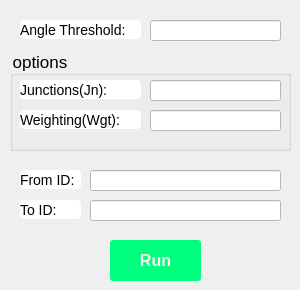
     <widget class="QWidget" name="tab_6">
      <attribute name="title">
       <string>DR</string>
      </attribute>
      <widget class="QPushButton" name="Button_start_scan_10">
       <property name="geometry">
        <rect>
         <x>110</x>
         <y>240</y>
         <width>91</width>
         <height>41</height>
        </rect>
       </property>
       <property name="styleSheet">
        <string notr="true">QPushButton{
	text-decoration:none;
	background:#00FF7F;
	color:#f2f2f2;
	
	padding:10px 30px 10px 30px;
	font-size:16px;
	font-family:微软雅黑,宋体,Arial,Helvetica,Verdana,sans-serif;
	font-weight:bold;
	border-radius:3px;
}</string>
       </property>
       <property name="text">
        <string>Run</string>
       </property>
      </widget>
      <widget class="QLineEdit" name="lineEdit_52">
       <property name="geometry">
        <rect>
         <x>150</x>
         <y>20</y>
         <width>131</width>
         <height>21</height>
        </rect>
       </property>
       <property name="styleSheet">
        <string notr="true">QLineEdit{
	text-decoration:none;
	background:#FFFFFF;
	color:#000000;
		
	font-size:14px;
	font-family:微软雅黑,宋体,Arial,Helvetica,Verdana,sans-serif;
	
}</string>
       </property>
      </widget>
      <widget class="QLabel" name="label_48">
       <property name="geometry">
        <rect>
         <x>20</x>
         <y>20</y>
         <width>121</width>
         <height>19</height>
        </rect>
       </property>
       <property name="styleSheet">
        <string notr="true">QLabel{
	text-decoration:none;
	background:#FFFFFF;
	color:#000000;
		
	font-size:14px;
	font-family:微软雅黑,宋体,Arial,Helvetica,Verdana,sans-serif;
	border-radius:4px;
}</string>
       </property>
       <property name="text">
        <string>Angle Threshold:</string>
       </property>
      </widget>
      <widget class="QGroupBox" name="groupBox_19">
       <property name="geometry">
        <rect>
         <x>10</x>
         <y>50</y>
         <width>281</width>
         <height>101</height>
        </rect>
       </property>
       <property name="styleSheet">
        <string notr="true">QGroupBox{
	
	
	
		
	font-size:17px;
	font-family:微软雅黑,宋体,Arial,Helvetica,Verdana,sans-serif;
	
}</string>
       </property>
       <property name="title">
        <string>options</string>
       </property>
       <widget class="QLineEdit" name="lineEdit_53">
        <property name="geometry">
         <rect>
          <x>140</x>
          <y>30</y>
          <width>131</width>
          <height>21</height>
         </rect>
        </property>
        <property name="styleSheet">
         <string notr="true">QLineEdit{
	text-decoration:none;
	background:#FFFFFF;
	color:#000000;
		
	font-size:14px;
	font-family:微软雅黑,宋体,Arial,Helvetica,Verdana,sans-serif;
	
}</string>
        </property>
       </widget>
       <widget class="QLabel" name="label_47">
        <property name="geometry">
         <rect>
          <x>10</x>
          <y>30</y>
          <width>121</width>
          <height>19</height>
         </rect>
        </property>
        <property name="styleSheet">
         <string notr="true">QLabel{
	text-decoration:none;
	background:#FFFFFF;
	color:#000000;
		
	font-size:14px;
	font-family:微软雅黑,宋体,Arial,Helvetica,Verdana,sans-serif;
	border-radius:4px;
}</string>
        </property>
        <property name="text">
         <string>Junctions(Jn):</string>
        </property>
       </widget>
       <widget class="QLineEdit" name="lineEdit_54">
        <property name="geometry">
         <rect>
          <x>140</x>
          <y>60</y>
          <width>131</width>
          <height>21</height>
         </rect>
        </property>
        <property name="styleSheet">
         <string notr="true">QLineEdit{
	text-decoration:none;
	background:#FFFFFF;
	color:#000000;
		
	font-size:14px;
	font-family:微软雅黑,宋体,Arial,Helvetica,Verdana,sans-serif;
	
}</string>
        </property>
       </widget>
       <widget class="QLabel" name="label_49">
        <property name="geometry">
         <rect>
          <x>10</x>
          <y>60</y>
          <width>121</width>
          <height>19</height>
         </rect>
        </property>
        <property name="styleSheet">
         <string notr="true">QLabel{
	text-decoration:none;
	background:#FFFFFF;
	color:#000000;
		
	font-size:14px;
	font-family:微软雅黑,宋体,Arial,Helvetica,Verdana,sans-serif;
	border-radius:4px;
}</string>
        </property>
        <property name="text">
         <string>Weighting(Wgt):</string>
        </property>
       </widget>
      </widget>
      <widget class="QLabel" name="label_50">
       <property name="geometry">
        <rect>
         <x>20</x>
         <y>170</y>
         <width>61</width>
         <height>19</height>
        </rect>
       </property>
       <property name="styleSheet">
        <string notr="true">QLabel{
	text-decoration:none;
	background:#FFFFFF;
	color:#000000;
		
	font-size:14px;
	font-family:微软雅黑,宋体,Arial,Helvetica,Verdana,sans-serif;
	border-radius:4px;
}</string>
       </property>
       <property name="text">
        <string>From ID:</string>
       </property>
      </widget>
      <widget class="QLineEdit" name="lineEdit_55">
       <property name="geometry">
        <rect>
         <x>90</x>
         <y>170</y>
         <width>191</width>
         <height>21</height>
        </rect>
       </property>
       <property name="styleSheet">
        <string notr="true">QLineEdit{
	text-decoration:none;
	background:#FFFFFF;
	color:#000000;
		
	font-size:14px;
	font-family:微软雅黑,宋体,Arial,Helvetica,Verdana,sans-serif;
	
}</string>
       </property>
      </widget>
      <widget class="QLineEdit" name="lineEdit_57">
       <property name="geometry">
        <rect>
         <x>90</x>
         <y>200</y>
         <width>191</width>
         <height>21</height>
        </rect>
       </property>
       <property name="styleSheet">
        <string notr="true">QLineEdit{
	text-decoration:none;
	background:#FFFFFF;
	color:#000000;
		
	font-size:14px;
	font-family:微软雅黑,宋体,Arial,Helvetica,Verdana,sans-serif;
	
}</string>
       </property>
       <property name="text">
        <string/>
       </property>
      </widget>
      <widget class="QLabel" name="label_52">
       <property name="geometry">
        <rect>
         <x>20</x>
         <y>200</y>
         <width>61</width>
         <height>19</height>
        </rect>
       </property>
       <property name="styleSheet">
        <string notr="true">QLabel{
	text-decoration:none;
	background:#FFFFFF;
	color:#000000;
		
	font-size:14px;
	font-family:微软雅黑,宋体,Arial,Helvetica,Verdana,sans-serif;
	border-radius:4px;
}</string>
       </property>
       <property name="text">
        <string>To ID:</string>
       </property>
      </widget>
     </widget>
